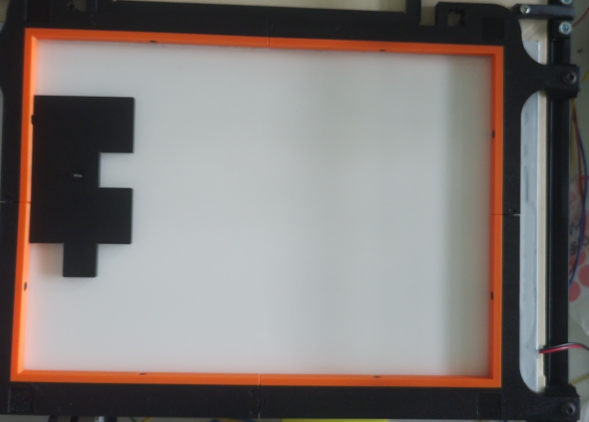
#> input picture resources/border/capture.jpg, 1178 x 843 px (shown at 1/2 size)
$ python -i sim_placement.py   (imports and definitions only)
#> lines starting #> are read from the running program, lines starting #| are printed output that depends on the picture; after the words box and inside, x2 and y2 are one past the last pixel; in counts of white or black regions, pixels touching at a corner belong together
"""Offline simulation of robot piece placement — no robot, no physical run.

Renders what the robot WILL produce, in robot-mm coordinates, by replaying the
exact transform move_pieces() applies to each piece:

    final_shape = rotate(piece_contour, ROTATION_SIGN * rotation_deg)
                  translated so its centroid lands on end_center_robot_mm

The piece contours are taken from the warped border-detected capture and mapped
into robot mm via config.pixel_to_robot, so the picture is faithful to the real
table. Compare the output to the solver's stick.png (the correct solution):
if the config is right, the pieces tessellate the same way.

Usage:
    python tools/sim_placement.py \
        --debug "/path/to/debug_output" \
        --out   predicted_placement.png

It reads piece_centers.json + capture.jpg from --debug. ROTATION_SIGN and all
grid/rotation config come from solver.config, so editing config.py and re-running
this script shows the effect immediately.
"""
import sys
import os
import json
import argparse

import numpy as np
import cv2
import matplotlib.pyplot as plt

sys.path.insert(0, os.path.join(os.path.dirname(__file__), ".."))
from solver import config  # noqa: E402

try:
    ROTATION_SIGN = __import__("main").ROTATION_SIGN  # reuse the real sign
except Exception:
    ROTATION_SIGN = +1

# PUZZLE_TARGET value that was active when piece_centers.json was generated.
# Used to back out the base Kabsch angle so the sim can apply the CURRENT config.
# Defaults to the current config (correct for freshly-generated jsons); set
# SIM_JSON_PT to replay an older json (e.g. =90 for pre-placement-fix logs).
JSON_PT = float(os.environ.get("SIM_JSON_PT", str(config.PUZZLE_TARGET_ROTATION_DEG)))


def _extract_contours(capture_path):
    """Return list of (centroid_px, contour_px) for the dark pieces on white."""
#> called with capture_path = '../resources/border/capture.jpg'
    img = cv2.imread(capture_path)
#> img is the input picture: shape (843, 1178, 3); mean B, G, R 117.8, 120.7, 127.6
    if img is None:
        raise RuntimeError(f"Could not read {capture_path}")
    gray = cv2.cvtColor(img, cv2.COLOR_BGR2GRAY)
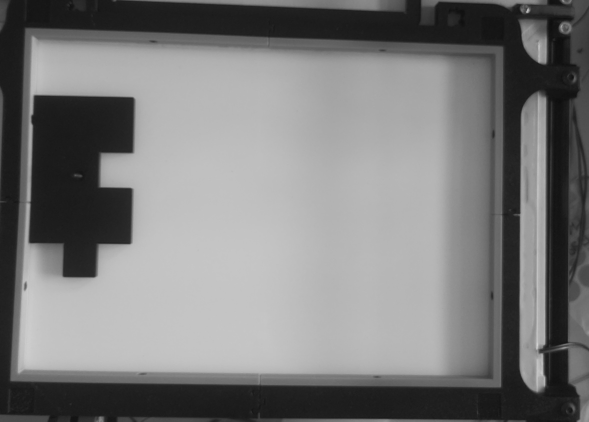
#> gray: shape (843, 1178) (shown at 1/2 size); min 12, max 220, mean 122.4
    # pieces are dark on a light field
    _, mask = cv2.threshold(gray, 0, 255, cv2.THRESH_BINARY_INV + cv2.THRESH_OTSU)
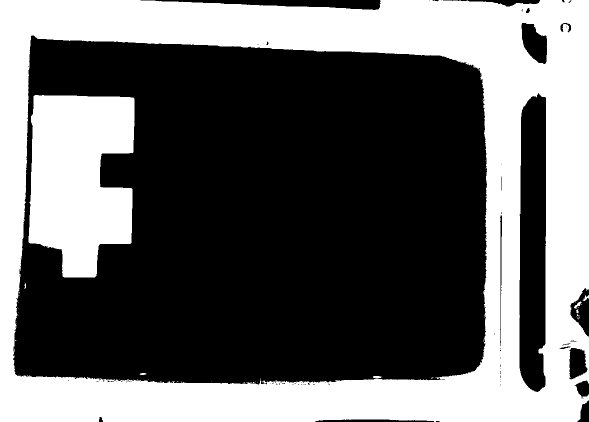
#> mask: shape (843, 1178) (shown at 1/2 size); 40% white; 40 white regions (32 under 20 px), largest, box (x1, y1, x2, y2) and area: (0, 0, 1178, 843) 336294, (57, 190, 269, 555) 60830, (1148, 603, 1164, 617) 87
    mask = cv2.morphologyEx(mask, cv2.MORPH_OPEN, np.ones((5, 5), np.uint8))
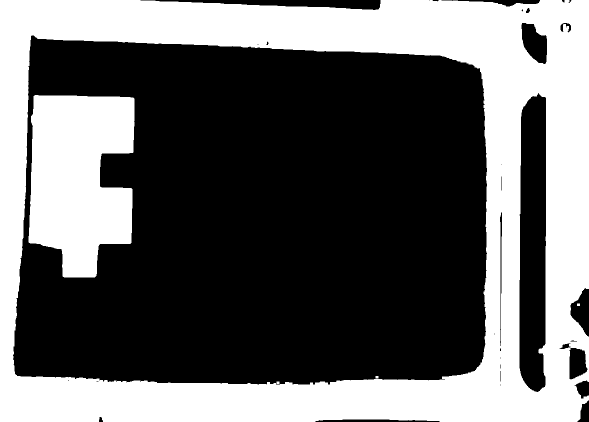
#> mask: shape (843, 1178) (shown at 1/2 size); 39.9% white; 5 white regions
    contours, _ = cv2.findContours(mask, cv2.RETR_EXTERNAL, cv2.CHAIN_APPROX_SIMPLE)
#> contours = 2 contours; box (x1, y1, x2, y2) and area: (0, 0, 1178, 843) 980834, (1154, 607, 1160, 612) 20
    out = []
    h, w = gray.shape
#> h = 843; w = 1178
    for c in contours:
        area = cv2.contourArea(c)
        if area < 0.01 * h * w:        # drop specks
            continue
        m = cv2.moments(c)
        cx, cy = m["m10"] / m["m00"], m["m01"] / m["m00"]
        out.append((np.array([cx, cy]), c.reshape(-1, 2).astype(float)))
#> this loop made 2 passes
#> (c, area) on pass 1: ([[1154, 607], [1154, 611], [1159, 611], [1159, 607]], 20)
#> (area, cx, cy) on pass 2: (980834.5, 585.8, 422.2)
#> after the loop, out = 1 item
    return out


def _to_robot(pts_px):
    """Map an (N,2) array of warped-image px to robot mm via config.pixel_to_robot."""
    return np.array([config.pixel_to_robot(x, y) for x, y in pts_px], dtype=float)


# [58 lines left out: functions _rotate, simulate, not called in this run]


# [6 lines not run here, left out]

>>> result = _extract_contours('../resources/border/capture.jpg')
#> result = 1 item
